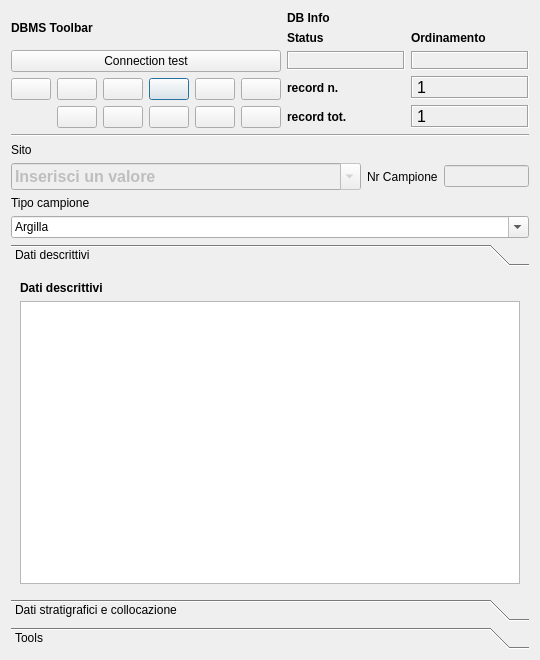
<?xml version="1.0" encoding="UTF-8"?>
<ui version="4.0">
 <class>DialogSurveysite</class>
 <widget class="QDialog" name="DialogSurveysite">
  <property name="geometry">
   <rect>
    <x>0</x>
    <y>0</y>
    <width>540</width>
    <height>660</height>
   </rect>
  </property>
  <property name="minimumSize">
   <size>
    <width>540</width>
    <height>400</height>
   </size>
  </property>
  <property name="windowTitle">
   <string>pyArchInit - HHF - Survey Material Form </string>
  </property>
  <property name="windowIcon">
   <iconset resource="../../resources/resources.qrc">
    <normaloff>:/icons/iconSite.png</normaloff>:/icons/iconSite.png</iconset>
  </property>
  <layout class="QGridLayout" name="gridLayout_7">
   <item row="0" column="1" colspan="3">
    <layout class="QGridLayout" name="gridLayout_2">
     <item row="0" column="0">
      <widget class="QLabel" name="label_29">
       <property name="font">
        <font>
         <weight>75</weight>
         <bold>true</bold>
        </font>
       </property>
       <property name="text">
        <string>DBMS Toolbar</string>
       </property>
      </widget>
     </item>
     <item row="0" column="1" rowspan="3">
      <layout class="QGridLayout" name="gridLayout_5">
       <item row="0" column="0">
        <widget class="QLabel" name="label_42">
         <property name="font">
          <font>
           <weight>75</weight>
           <bold>true</bold>
          </font>
         </property>
         <property name="autoFillBackground">
          <bool>true</bool>
         </property>
         <property name="text">
          <string>DB Info</string>
         </property>
        </widget>
       </item>
       <item row="1" column="0">
        <layout class="QGridLayout" name="gridLayout_4">
         <item row="0" column="1">
          <widget class="QLabel" name="label_43">
           <property name="font">
            <font>
             <pointsize>9</pointsize>
             <weight>75</weight>
             <bold>true</bold>
            </font>
           </property>
           <property name="text">
            <string>Ordinamento</string>
           </property>
           <property name="margin">
            <number>0</number>
           </property>
          </widget>
         </item>
         <item row="1" column="0">
          <widget class="QLabel" name="label_status">
           <property name="minimumSize">
            <size>
             <width>40</width>
             <height>0</height>
            </size>
           </property>
           <property name="font">
            <font>
             <pointsize>10</pointsize>
             <weight>75</weight>
             <bold>true</bold>
            </font>
           </property>
           <property name="cursor">
            <cursorShape>ForbiddenCursor</cursorShape>
           </property>
           <property name="mouseTracking">
            <bool>false</bool>
           </property>
           <property name="contextMenuPolicy">
            <enum>Qt::DefaultContextMenu</enum>
           </property>
           <property name="frameShape">
            <enum>QFrame::Box</enum>
           </property>
           <property name="frameShadow">
            <enum>QFrame::Sunken</enum>
           </property>
           <property name="text">
            <string/>
           </property>
           <property name="alignment">
            <set>Qt::AlignCenter</set>
           </property>
           <property name="margin">
            <number>0</number>
           </property>
          </widget>
         </item>
         <item row="1" column="1">
          <widget class="QLabel" name="label_sort">
           <property name="font">
            <font>
             <pointsize>10</pointsize>
             <weight>75</weight>
             <bold>true</bold>
            </font>
           </property>
           <property name="cursor">
            <cursorShape>ForbiddenCursor</cursorShape>
           </property>
           <property name="mouseTracking">
            <bool>false</bool>
           </property>
           <property name="contextMenuPolicy">
            <enum>Qt::DefaultContextMenu</enum>
           </property>
           <property name="frameShape">
            <enum>QFrame::Box</enum>
           </property>
           <property name="frameShadow">
            <enum>QFrame::Sunken</enum>
           </property>
           <property name="text">
            <string/>
           </property>
           <property name="alignment">
            <set>Qt::AlignCenter</set>
           </property>
           <property name="margin">
            <number>0</number>
           </property>
          </widget>
         </item>
         <item row="0" column="0">
          <widget class="QLabel" name="label_34">
           <property name="font">
            <font>
             <pointsize>9</pointsize>
             <weight>75</weight>
             <bold>true</bold>
            </font>
           </property>
           <property name="text">
            <string>Status</string>
           </property>
           <property name="margin">
            <number>0</number>
           </property>
          </widget>
         </item>
        </layout>
       </item>
       <item row="2" column="0">
        <layout class="QGridLayout" name="gridLayout_3">
         <item row="0" column="0">
          <widget class="QLabel" name="label_27">
           <property name="font">
            <font>
             <pointsize>9</pointsize>
             <weight>75</weight>
             <bold>true</bold>
            </font>
           </property>
           <property name="text">
            <string>record n.</string>
           </property>
           <property name="margin">
            <number>0</number>
           </property>
          </widget>
         </item>
         <item row="0" column="1">
          <widget class="QLabel" name="label_rec_corrente">
           <property name="font">
            <font>
             <family>Microsoft Sans Serif</family>
             <pointsize>12</pointsize>
            </font>
           </property>
           <property name="cursor">
            <cursorShape>ForbiddenCursor</cursorShape>
           </property>
           <property name="mouseTracking">
            <bool>false</bool>
           </property>
           <property name="contextMenuPolicy">
            <enum>Qt::DefaultContextMenu</enum>
           </property>
           <property name="frameShape">
            <enum>QFrame::Box</enum>
           </property>
           <property name="frameShadow">
            <enum>QFrame::Sunken</enum>
           </property>
           <property name="text">
            <string>1</string>
           </property>
          </widget>
         </item>
         <item row="1" column="0">
          <widget class="QLabel" name="label_28">
           <property name="font">
            <font>
             <pointsize>9</pointsize>
             <weight>75</weight>
             <bold>true</bold>
            </font>
           </property>
           <property name="text">
            <string>record tot.</string>
           </property>
           <property name="margin">
            <number>0</number>
           </property>
          </widget>
         </item>
         <item row="1" column="1">
          <widget class="QLabel" name="label_rec_tot">
           <property name="font">
            <font>
             <family>Microsoft Sans Serif</family>
             <pointsize>12</pointsize>
            </font>
           </property>
           <property name="cursor">
            <cursorShape>ForbiddenCursor</cursorShape>
           </property>
           <property name="mouseTracking">
            <bool>false</bool>
           </property>
           <property name="contextMenuPolicy">
            <enum>Qt::DefaultContextMenu</enum>
           </property>
           <property name="frameShape">
            <enum>QFrame::Box</enum>
           </property>
           <property name="frameShadow">
            <enum>QFrame::Sunken</enum>
           </property>
           <property name="text">
            <string>1</string>
           </property>
          </widget>
         </item>
        </layout>
       </item>
      </layout>
     </item>
     <item row="2" column="0">
      <layout class="QGridLayout" name="gridLayout">
       <item row="0" column="5">
        <widget class="QPushButton" name="pushButton_last_rec">
         <property name="toolTip">
          <string>Last rec</string>
         </property>
         <property name="text">
          <string/>
         </property>
         <property name="icon">
          <iconset resource="../../resources/resources.qrc">
           <normaloff>:/icons/7_rightArrows.png</normaloff>:/icons/7_rightArrows.png</iconset>
         </property>
        </widget>
       </item>
       <item row="0" column="6">
        <widget class="QPushButton" name="pushButton_new_rec">
         <property name="font">
          <font>
           <pointsize>9</pointsize>
          </font>
         </property>
         <property name="toolTip">
          <string>New record</string>
         </property>
         <property name="text">
          <string/>
         </property>
         <property name="icon">
          <iconset resource="../../resources/resources.qrc">
           <normaloff>:/icons/newrec.png</normaloff>:/icons/newrec.png</iconset>
         </property>
        </widget>
       </item>
       <item row="0" column="7">
        <widget class="QPushButton" name="pushButton_save">
         <property name="font">
          <font>
           <pointsize>9</pointsize>
          </font>
         </property>
         <property name="toolTip">
          <string>Save</string>
         </property>
         <property name="text">
          <string/>
         </property>
         <property name="icon">
          <iconset resource="../../resources/resources.qrc">
           <normaloff>:/icons/b_save.png</normaloff>:/icons/b_save.png</iconset>
         </property>
         <property name="autoDefault">
          <bool>false</bool>
         </property>
        </widget>
       </item>
       <item row="1" column="4">
        <widget class="QPushButton" name="pushButton_new_search">
         <property name="font">
          <font>
           <pointsize>9</pointsize>
          </font>
         </property>
         <property name="toolTip">
          <string>new search</string>
         </property>
         <property name="text">
          <string/>
         </property>
         <property name="icon">
          <iconset resource="../../resources/resources.qrc">
           <normaloff>:/icons/new_search.png</normaloff>:/icons/new_search.png</iconset>
         </property>
        </widget>
       </item>
       <item row="1" column="5">
        <widget class="QPushButton" name="pushButton_search_go">
         <property name="font">
          <font>
           <pointsize>9</pointsize>
          </font>
         </property>
         <property name="toolTip">
          <string>search !!!</string>
         </property>
         <property name="text">
          <string/>
         </property>
         <property name="icon">
          <iconset resource="../../resources/resources.qrc">
           <normaloff>:/icons/search.png</normaloff>:/icons/search.png</iconset>
         </property>
        </widget>
       </item>
       <item row="1" column="6">
        <widget class="QPushButton" name="pushButton_sort">
         <property name="font">
          <font>
           <pointsize>9</pointsize>
          </font>
         </property>
         <property name="toolTip">
          <string>Order by</string>
         </property>
         <property name="text">
          <string/>
         </property>
         <property name="icon">
          <iconset resource="../../resources/resources.qrc">
           <normaloff>:/icons/sort.png</normaloff>:/icons/sort.png</iconset>
         </property>
        </widget>
       </item>
       <item row="1" column="7">
        <widget class="QPushButton" name="pushButton_view_all">
         <property name="font">
          <font>
           <pointsize>9</pointsize>
          </font>
         </property>
         <property name="toolTip">
          <string>View alls records</string>
         </property>
         <property name="text">
          <string/>
         </property>
         <property name="icon">
          <iconset resource="../../resources/resources.qrc">
           <normaloff>:/icons/view_all.png</normaloff>:/icons/view_all.png</iconset>
         </property>
        </widget>
       </item>
       <item row="0" column="4">
        <widget class="QPushButton" name="pushButton_next_rec">
         <property name="toolTip">
          <string>Next rec</string>
         </property>
         <property name="text">
          <string/>
         </property>
         <property name="icon">
          <iconset resource="../../resources/resources.qrc">
           <normaloff>:/icons/6_rightArrow.png</normaloff>:/icons/6_rightArrow.png</iconset>
         </property>
        </widget>
       </item>
       <item row="0" column="3">
        <widget class="QPushButton" name="pushButton_prev_rec">
         <property name="maximumSize">
          <size>
           <width>75</width>
           <height>16777215</height>
          </size>
         </property>
         <property name="toolTip">
          <string>Prev rec</string>
         </property>
         <property name="text">
          <string/>
         </property>
         <property name="icon">
          <iconset resource="../../resources/resources.qrc">
           <normaloff>:/icons/4_leftArrow.png</normaloff>:/icons/4_leftArrow.png</iconset>
         </property>
        </widget>
       </item>
       <item row="0" column="2">
        <widget class="QPushButton" name="pushButton_first_rec">
         <property name="toolTip">
          <string>First rec</string>
         </property>
         <property name="text">
          <string/>
         </property>
         <property name="icon">
          <iconset resource="../../resources/resources.qrc">
           <normaloff>:/icons/5_leftArrows.png</normaloff>:/icons/5_leftArrows.png</iconset>
         </property>
        </widget>
       </item>
       <item row="1" column="3">
        <widget class="QPushButton" name="pushButton_delete">
         <property name="maximumSize">
          <size>
           <width>75</width>
           <height>16777215</height>
          </size>
         </property>
         <property name="font">
          <font>
           <pointsize>9</pointsize>
          </font>
         </property>
         <property name="toolTip">
          <string>Delete record</string>
         </property>
         <property name="text">
          <string/>
         </property>
         <property name="icon">
          <iconset resource="../../resources/resources.qrc">
           <normaloff>:/icons/delete.png</normaloff>:/icons/delete.png</iconset>
         </property>
        </widget>
       </item>
      </layout>
     </item>
     <item row="1" column="0">
      <widget class="QPushButton" name="pushButton_connect">
       <property name="text">
        <string>Connection test</string>
       </property>
      </widget>
     </item>
    </layout>
   </item>
   <item row="1" column="1" colspan="3">
    <widget class="Line" name="line_8">
     <property name="font">
      <font>
       <weight>75</weight>
       <bold>true</bold>
      </font>
     </property>
     <property name="orientation">
      <enum>Qt::Horizontal</enum>
     </property>
    </widget>
   </item>
   <item row="6" column="1" colspan="3">
    <widget class="QToolBox" name="toolBox">
     <property name="currentIndex">
      <number>0</number>
     </property>
     <widget class="QWidget" name="page">
      <property name="geometry">
       <rect>
        <x>0</x>
        <y>0</y>
        <width>518</width>
        <height>267</height>
       </rect>
      </property>
      <attribute name="label">
       <string>Dati descrittivi</string>
      </attribute>
      <layout class="QGridLayout" name="gridLayout_9">
       <item row="1" column="0">
        <layout class="QVBoxLayout" name="verticalLayout_3">
         <item>
          <widget class="QLabel" name="label_13">
           <property name="font">
            <font>
             <weight>75</weight>
             <bold>true</bold>
            </font>
           </property>
           <property name="text">
            <string>Dati descrittivi</string>
           </property>
          </widget>
         </item>
         <item>
          <widget class="QTextEdit" name="textEdit_descrizione_camp">
           <property name="minimumSize">
            <size>
             <width>0</width>
             <height>20</height>
            </size>
           </property>
           <property name="maximumSize">
            <size>
             <width>16777215</width>
             <height>16000000</height>
            </size>
           </property>
           <property name="font">
            <font>
             <pointsize>10</pointsize>
            </font>
           </property>
          </widget>
         </item>
        </layout>
       </item>
      </layout>
     </widget>
     <widget class="QWidget" name="page_4">
      <property name="geometry">
       <rect>
        <x>0</x>
        <y>0</y>
        <width>438</width>
        <height>214</height>
       </rect>
      </property>
      <attribute name="label">
       <string>Dati stratigrafici e collocazione</string>
      </attribute>
      <layout class="QGridLayout" name="gridLayout_6">
       <item row="0" column="0" colspan="4">
        <widget class="QLabel" name="label_15">
         <property name="font">
          <font>
           <weight>75</weight>
           <bold>true</bold>
          </font>
         </property>
         <property name="text">
          <string>Riferimenti stratigraific e Inventario Materiali</string>
         </property>
        </widget>
       </item>
       <item row="7" column="3" rowspan="3">
        <widget class="QLabel" name="label_7">
         <property name="text">
          <string>Riferimento Nr. Inventario Materiale</string>
         </property>
        </widget>
       </item>
       <item row="7" column="4" rowspan="3">
        <widget class="QLineEdit" name="lineEdit_n_inv_mat"/>
       </item>
       <item row="10" column="0" colspan="5">
        <widget class="Line" name="line">
         <property name="orientation">
          <enum>Qt::Horizontal</enum>
         </property>
        </widget>
       </item>
       <item row="11" column="0" colspan="5">
        <layout class="QGridLayout" name="gridLayout_10">
         <item row="0" column="0">
          <widget class="QLabel" name="label_14">
           <property name="font">
            <font>
             <weight>75</weight>
             <bold>true</bold>
            </font>
           </property>
           <property name="text">
            <string>Riferimenti collocazione</string>
           </property>
          </widget>
         </item>
         <item row="1" column="0">
          <layout class="QGridLayout" name="gridLayout_8">
           <item row="1" column="1">
            <widget class="QLineEdit" name="lineEdit_cassa">
             <property name="minimumSize">
              <size>
               <width>61</width>
               <height>0</height>
              </size>
             </property>
            </widget>
           </item>
           <item row="1" column="0">
            <widget class="QLineEdit" name="lineEdit_luogo_conservazione">
             <property name="minimumSize">
              <size>
               <width>344</width>
               <height>0</height>
              </size>
             </property>
            </widget>
           </item>
           <item row="0" column="1">
            <widget class="QLabel" name="label_12">
             <property name="text">
              <string>Cassa</string>
             </property>
            </widget>
           </item>
           <item row="0" column="0">
            <widget class="QLabel" name="label_11">
             <property name="text">
              <string>Luogo di conservazione</string>
             </property>
            </widget>
           </item>
          </layout>
         </item>
        </layout>
       </item>
       <item row="2" column="0">
        <widget class="QLabel" name="label_4">
         <property name="text">
          <string>Area</string>
         </property>
        </widget>
       </item>
       <item row="6" column="0">
        <widget class="QLabel" name="label_5">
         <property name="text">
          <string>US</string>
         </property>
        </widget>
       </item>
       <item row="2" column="2">
        <widget class="QLineEdit" name="lineEdit_area"/>
       </item>
       <item row="6" column="2">
        <widget class="QLineEdit" name="lineEdit_us"/>
       </item>
      </layout>
     </widget>
     <widget class="QWidget" name="page_3">
      <property name="geometry">
       <rect>
        <x>0</x>
        <y>0</y>
        <width>363</width>
        <height>126</height>
       </rect>
      </property>
      <attribute name="label">
       <string>Tools</string>
      </attribute>
      <layout class="QFormLayout" name="formLayout">
       <item row="0" column="0">
        <layout class="QHBoxLayout" name="horizontalLayout_2">
         <item>
          <widget class="QPushButton" name="pushButton_exp_champ_sheet_pdf">
           <property name="text">
            <string>Esporta scheda campioni</string>
           </property>
          </widget>
         </item>
         <item>
          <widget class="QPushButton" name="pushButton_index_pdf">
           <property name="enabled">
            <bool>true</bool>
           </property>
           <property name="text">
            <string>Esporta elenco campioni PDF</string>
           </property>
          </widget>
         </item>
        </layout>
       </item>
       <item row="1" column="0">
        <layout class="QHBoxLayout" name="horizontalLayout_3">
         <item>
          <widget class="QLabel" name="label_8">
           <property name="toolTip">
            <string>Carica tutti layer che contengono geometrie relative a questo sito</string>
           </property>
           <property name="text">
            <string>..</string>
           </property>
          </widget>
         </item>
         <item>
          <widget class="QPushButton" name="pushButton_sites_geometry">
           <property name="enabled">
            <bool>false</bool>
           </property>
           <property name="text">
            <string>Carica</string>
           </property>
          </widget>
         </item>
        </layout>
       </item>
       <item row="2" column="0">
        <layout class="QHBoxLayout" name="horizontalLayout_4">
         <item>
          <widget class="QLabel" name="label_9">
           <property name="text">
            <string>...</string>
           </property>
          </widget>
         </item>
         <item>
          <widget class="QPushButton" name="pushButton_rel_pdf">
           <property name="enabled">
            <bool>false</bool>
           </property>
           <property name="text">
            <string>Esporta</string>
           </property>
          </widget>
         </item>
        </layout>
       </item>
      </layout>
     </widget>
    </widget>
   </item>
   <item row="3" column="2">
    <widget class="QLabel" name="label_10">
     <property name="text">
      <string>Nr Campione</string>
     </property>
    </widget>
   </item>
   <item row="3" column="3">
    <widget class="QLineEdit" name="lineEdit_nr_campione">
     <property name="enabled">
      <bool>false</bool>
     </property>
     <property name="minimumSize">
      <size>
       <width>0</width>
       <height>0</height>
      </size>
     </property>
     <property name="maximumSize">
      <size>
       <width>16777215</width>
       <height>16777215</height>
      </size>
     </property>
    </widget>
   </item>
   <item row="5" column="1" colspan="3">
    <layout class="QVBoxLayout" name="verticalLayout">
     <item>
      <widget class="QLabel" name="label_2">
       <property name="text">
        <string>Tipo campione</string>
       </property>
      </widget>
     </item>
     <item>
      <widget class="QComboBox" name="comboBox_tipo_campione">
       <property name="editable">
        <bool>true</bool>
       </property>
       <item>
        <property name="text">
         <string>Argilla</string>
        </property>
       </item>
       <item>
        <property name="text">
         <string>Calce</string>
        </property>
       </item>
       <item>
        <property name="text">
         <string>Carbone</string>
        </property>
       </item>
       <item>
        <property name="text">
         <string>Cocciopesto</string>
        </property>
       </item>
       <item>
        <property name="text">
         <string>Concotto</string>
        </property>
       </item>
       <item>
        <property name="text">
         <string>Intonaco</string>
        </property>
       </item>
       <item>
        <property name="text">
         <string>Laterizio</string>
        </property>
       </item>
       <item>
        <property name="text">
         <string>Legno</string>
        </property>
       </item>
       <item>
        <property name="text">
         <string>Minerale</string>
        </property>
       </item>
       <item>
        <property name="text">
         <string>Malta</string>
        </property>
       </item>
       <item>
        <property name="text">
         <string>Ossa</string>
        </property>
       </item>
       <item>
        <property name="text">
         <string>Ossa combuste</string>
        </property>
       </item>
       <item>
        <property name="text">
         <string>Pietrisco</string>
        </property>
       </item>
       <item>
        <property name="text">
         <string>Scoria</string>
        </property>
       </item>
       <item>
        <property name="text">
         <string>Scoria di ceramica</string>
        </property>
       </item>
       <item>
        <property name="text">
         <string>Scoria di metallo</string>
        </property>
       </item>
       <item>
        <property name="text">
         <string>Scoria di vetro</string>
        </property>
       </item>
       <item>
        <property name="text">
         <string>Terra</string>
        </property>
       </item>
       <item>
        <property name="text">
         <string>Terra e carboni</string>
        </property>
       </item>
      </widget>
     </item>
    </layout>
   </item>
   <item row="3" column="1">
    <widget class="QComboBox" name="comboBox_sito">
     <property name="enabled">
      <bool>false</bool>
     </property>
     <property name="minimumSize">
      <size>
       <width>350</width>
       <height>0</height>
      </size>
     </property>
     <property name="font">
      <font>
       <pointsize>12</pointsize>
       <weight>75</weight>
       <bold>true</bold>
      </font>
     </property>
     <property name="mouseTracking">
      <bool>true</bool>
     </property>
     <property name="editable">
      <bool>true</bool>
     </property>
     <property name="maxVisibleItems">
      <number>99999</number>
     </property>
     <property name="maxCount">
      <number>2147483647</number>
     </property>
     <item>
      <property name="text">
       <string>Inserisci un valore</string>
      </property>
     </item>
    </widget>
   </item>
   <item row="2" column="1">
    <widget class="QLabel" name="label">
     <property name="text">
      <string>Sito</string>
     </property>
    </widget>
   </item>
  </layout>
 </widget>
 <resources>
  <include location="../../resources/resources.qrc"/>
 </resources>
 <connections/>
</ui>
